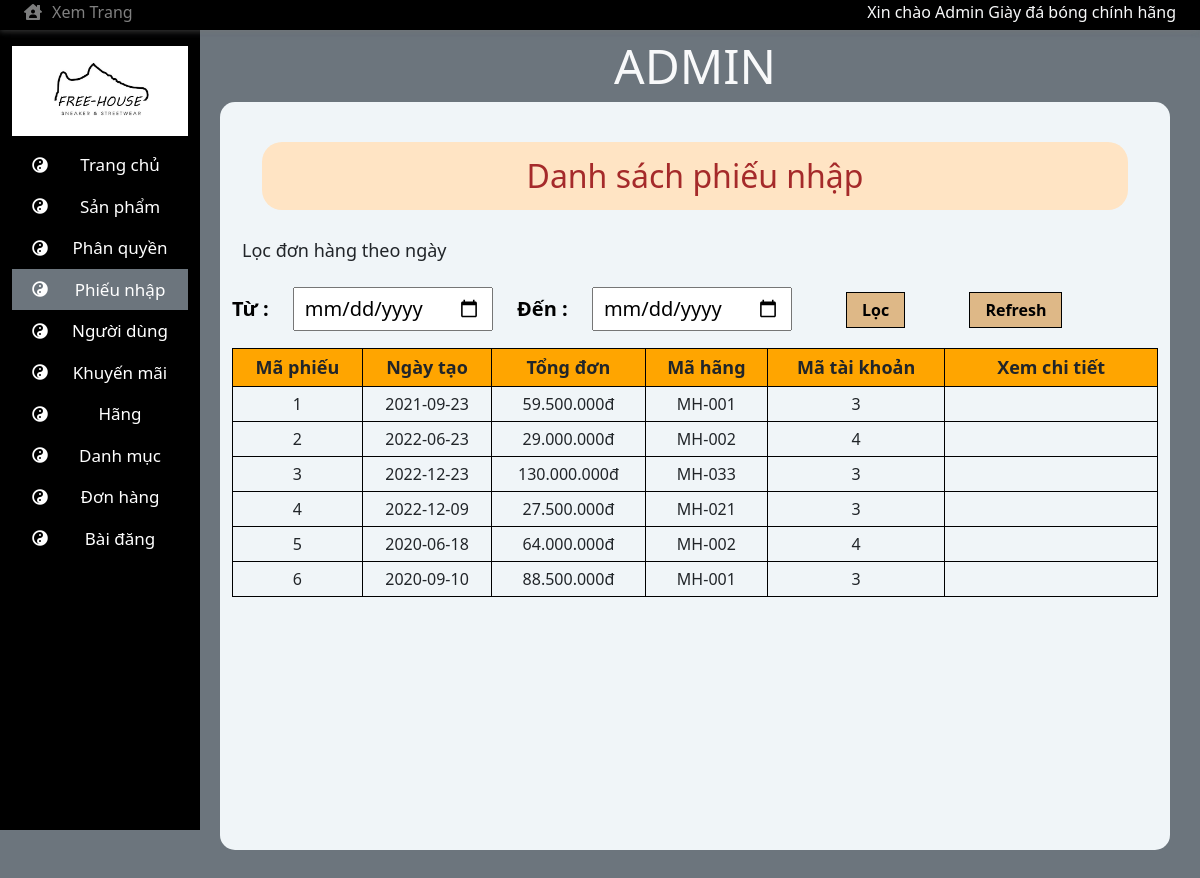
The app's page /admin/index.php?pq=Admin&id=pn with its own data.
### tables this page shows
CREATE TABLE `phanquyen` (
  `MaQuyen` varchar(50) NOT NULL,
  `MaChiTiet` varchar(50) NOT NULL
);

CREATE TABLE `chitietquyen` (
  `MaChiTiet` varchar(50) NOT NULL,
  `TenChiTiet` varchar(50) NOT NULL,
  `MoTa` varchar(50) NOT NULL
);

CREATE TABLE `phieunhaphang` (
  `MaPhieu` int(11) NOT NULL,
  `NgayTao` date NOT NULL,
  `TongDon` int(11) NOT NULL,
  `MaHang` varchar(50) NOT NULL,
  `MaTaiKhoan` int(50) NOT NULL
);

### db/DAOPhanQuyen.php (called while the page is built, shortened)
<?php
class DAOPhanQuyen{
    private $host = 'localhost';
    private $username = 'root';
    private $password = '';
    private $database = 'ql_cuahanggiay';
    private $conn;
    public function connect(){
        if(!$this->conn){
            $this->conn=mysqli_connect($this->host,$this->username,$this->password,$this->database);
        }
    }
    public function getQuyen($MaQuyen){
        $sql = "SELECT * FROM phanquyen,chitietquyen WHERE MaQuyen = '".$MaQuyen."' AND chitietquyen.MaChiTiet = phanquyen.MaChiTiet";
        $data=null;
        if($result = mysqli_query($this->conn,$sql)){
            while($row=mysqli_fetch_array($result)){
                    $data[] = $row;
            }
        }
        return $data;
    }
}
?>

### db/DAOPhieuNhap.php (called while the page is built, shortened)
<?php
class DAOPhieuNhap
{
    private $host = 'localhost';
    private $username = 'root';
    private $password = '';
    private $databaseName = 'ql_cuahanggiay';
    private $conn;
    public function connect()
    {
        if(!$this->conn){
            $this->conn = mysqli_connect($this->host,$this->username,$this->password,$this->databaseName);
        }
    }
    public function getList()
    {
        $sql = 'SELECT * FROM phieunhaphang';
        $data = null;
        if($result = mysqli_query($this->conn,$sql)){
            while($row = mysqli_fetch_array($result)){
                $data[] = $row;
            }
            return $data;
        }
        else
            return false;
    }
}
?>

### admin/template/template_content/phieunhap.php (the view, shortened to what this page needs)
<form action="" method="POST">
    <h2 id="title_dh">Danh sách phiếu nhập</h2>
    <h3 id="title_loc">Lọc đơn hàng theo ngày</h3>
    <label for="from" class="label_from">Từ :</label>
    <input type="date" name="from" id="from">
    <label for="to" class="to">Đến :</label>
    <input type="date" name="to" id="to">
    <input type="submit" name="Loc" id="Loc" value="Lọc">
    <input type="submit" name="Refresh" id="Refresh" value="Refresh">
    <table id="ds_donhang">
        <tr>
            <th>Mã phiếu</th>
            <th>Ngày tạo</th>
            <th>Tổng đơn</th>
            <th>Mã hãng</th>
            <th>Mã tài khoản</th>
            <th style = "width: 23%">Xem chi tiết</th>
        </tr>
        <?php
            if(isset($_POST['Loc']) == false){
                include("../db/DAOPhieuNhap.php");
                $db = new DAOPhieuNhap();
                $db->connect();
                $data = $db->getList();
                $i=0;
                while ($i < count($data)){
        ?>
                <tr>
                    <td><?php echo $data[$i][0]?></td>
                    <td><?php echo $data[$i][1]?></td>
                    <td><?php echo number_format($data[$i][2],0,',','.')."đ"?></td>
                    <td><?php echo $data[$i][3]?></td>
                    <td><?php echo $data[$i][4]?></td>
                    <td></td>
                </tr>
        <?php
                    $i++;
                }
            }
        ?>
    </table>

### admin/template/menu_ad.php (shortened to what this page needs)
<?php
    if (isset($_GET['pq'])){
        $MaQuyen = $_GET['pq'];
        include("../db/DAOPhanQuyen.php");
        $db = new DAOPhanQuyen();
        $db->connect();
        $PQ = $db->getQuyen($MaQuyen);
        if(isset($_GET['id'])){
            $id = $_GET['id'];
        }
?>
        <div id="menu" class="col col-sm-12 col-lg-2 col-md-2 bg-black text-bg-dark position-fixed width-show-icon">
            <div class="d-none d-lg-block d-md-block" id="menu-js">
                <div class="row d-none d-lg-block d-md-block">
                    <div class="img-logo ">
                            <a href="index.php">
                            <img class="row w-100 mx-auto mt-3" src="../img/img-logo/sneaker.jpg" alt="">
                            </a>
                        </div>
                </div>
                <ul id='ulMenu' class="mt-2 list-unstyled text-black ">
                    <?php
                        $n = 0;
                        if($PQ != null){
                            $n = count($PQ);
                        }
                        for($i = $n-1; $i >= 0;$i--){
                    ?>
                        <a href="index.php?pq=<?php echo $MaQuyen?>&id=<?php echo $PQ[$i]["MaChiTiet"]?>">
                            <li class="row LiMenu mx-0 text-center p-2 align-items-center border-secondary border-size-menu " style = "<?php if($id ==  $PQ[$i]["MaChiTiet"]){echo "background:  #6c757d";}?>">
                                <div class="col-3 px-0 d-none d-lg-flex justify-content-center">
                                    <i class="fa fa-yin-yang"></i>
                                </div>
                                <div class="col-lg-9 col-12 px-0">
                                    <p class="text-font-menu m-0"><?php echo $PQ[$i]["TenChiTiet"]?></p>
                                </div>
                            </li>
                        </a>
                    <?php
                        }
                    ?>
                </ul>
            </div>
        </div>
<?php
    }
?>

### admin/css/DonHang.css (style rules this page uses)
* { margin: 0px; padding: 0px; }
#title_dh { color: brown; margin: 30px 30px; text-align: center; background-color: bisque; border-radius: 20px; padding: 15px; }
#title_loc { margin: 10px; font-size: 18px; }
label { color: black; font-size: 20px; margin: 0px 30px; }
#from, #to { font-size: 20px; margin: 0px 20px; padding: 5px 10px; }
#Loc, #Refresh { color: black; font-weight: bold; background-color: burlywood; border: 1px solid black; padding: 5px 15px; margin: 20px 30px; cursor: pointer; }
#ds_donhang { width: 100%; border: 1px solid black; border-collapse: collapse; }
#ds_donhang th { text-align: center; border: 1px solid black; padding: 5px; font-size: 18px; background-color: orange; }
#ds_donhang td { text-align: center; font-size: 16px; border: 1px solid black; padding: 5px; }

### admin/css/admin.css (style rules this page uses)
.text-font-menu { font-size: 17px; }
* { padding: 0; margin: 0; box-sizing: border-box; }
p,a { text-decoration:none; margin: 0 !important; padding: 0 !important; }
@media (min-width: 768px) { #menu { height:100vh; top:30px !important; } }
@media (min-width: 992px) { #menu { height:100vh; top:30px !important; } }
.list-unstyled.text-black >a { color:#fff; text-decoration: none; }
#menu { left:0; overflow-y: auto; z-index: 5; }
#main > *:nth-child(2) > * { margin-top: 10px !important; margin-bottom: 10px !important; }
li.row.LiMenu.mx-0.text-center.p-2.align-items-center.border-secondary.border-size-menu { transition: box-shadow 0.5s ease; }

### admin/css/KhuyenMai.css (style rules this page uses)
* { margin: 0px; padding: 0px; }

### admin/css/PhanQuyen.css (style rules this page uses)
* { margin: 0px; padding: 0px; }
label { margin: 10px 0px; }

### admin/css/DanhMuc.css (style rules this page uses)
* { margin: 0px; padding: 0px; }
label { font-weight: bold; font-size: 20px; }

### records on screen
phanquyen: MaChiTiet.TenChiTiet "Trang chủ"
phanquyen: MaChiTiet.TenChiTiet "Sản phẩm"
phanquyen: MaChiTiet.TenChiTiet "Phân quyền"
phanquyen: MaChiTiet.TenChiTiet "Phiếu nhập"
phanquyen: MaChiTiet.TenChiTiet "Người dùng"
phanquyen: MaChiTiet.TenChiTiet "Khuyến mãi"
phanquyen: MaChiTiet.TenChiTiet "Hãng"
phanquyen: MaChiTiet.TenChiTiet "Danh mục"
phanquyen: MaChiTiet.TenChiTiet "Đơn hàng"
phanquyen: MaChiTiet.TenChiTiet "Bài đăng"
phieunhaphang: MaPhieu "1", NgayTao "2021-09-23", TongDon "59.500.000", MaHang "MH-001", MaTaiKhoan "3"
phieunhaphang: MaPhieu "2", NgayTao "2022-06-23", TongDon "29.000.000", MaHang "MH-002", MaTaiKhoan "4"
phieunhaphang: MaPhieu "3", NgayTao "2022-12-23", TongDon "130.000.000", MaHang "MH-033", MaTaiKhoan "3"
phieunhaphang: MaPhieu "4", NgayTao "2022-12-09", TongDon "27.500.000", MaHang "MH-021", MaTaiKhoan "3"
phieunhaphang: MaPhieu "5", NgayTao "2020-06-18", TongDon "64.000.000", MaHang "MH-002", MaTaiKhoan "4"
phieunhaphang: MaPhieu "6", NgayTao "2020-09-10", TongDon "88.500.000", MaHang "MH-001", MaTaiKhoan "3"
